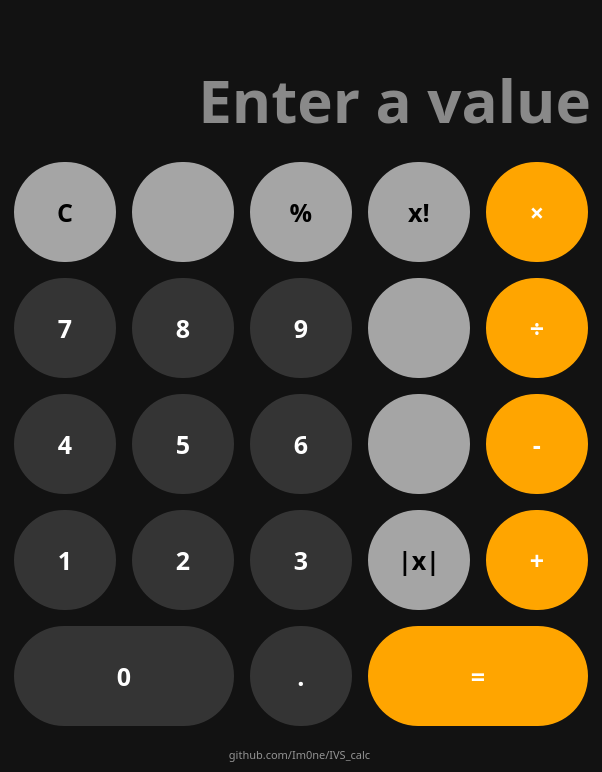
<?xml version="1.0" encoding="UTF-8"?>
<ui version="4.0">
 <class>MainWindow</class>
 <widget class="QMainWindow" name="MainWindow">
  <property name="geometry">
   <rect>
    <x>0</x>
    <y>0</y>
    <width>602</width>
    <height>769</height>
   </rect>
  </property>
  <property name="windowTitle">
   <string>Calculator</string>
  </property>
  <property name="windowIcon">
   <iconset resource="icons/files.qrc">
    <normaloff>:/icons/calculator_icon.png</normaloff>:/icons/calculator_icon.png</iconset>
  </property>
  <property name="styleSheet">
   <string notr="true">QWidget {
	color: white;
	background-color: #121212;
	font-family: Rubik;
	font-size: 16pt;
	font-weight: 600;
}

QPushButton {
	border-radius: 50%;
	background-color: transparent;
	border: none;
	width: 100%;
   height: 100%;
	font-size: 25px;
	margin: 5px;
}


</string>
  </property>
  <property name="background" stdset="0">
   <string/>
  </property>
  <widget class="QWidget" name="centralwidget">
   <property name="styleSheet">
    <string notr="true"/>
   </property>
   <layout class="QVBoxLayout" name="verticalLayout">
    <item>
     <widget class="QLabel" name="lbl_temp">
      <property name="sizePolicy">
       <sizepolicy hsizetype="Preferred" vsizetype="Maximum">
        <horstretch>0</horstretch>
        <verstretch>0</verstretch>
       </sizepolicy>
      </property>
      <property name="styleSheet">
       <string notr="true">color: #888;
font-size: 25px;
height: 50px;
margin-top: 8px;</string>
      </property>
      <property name="text">
       <string/>
      </property>
      <property name="alignment">
       <set>Qt::AlignRight|Qt::AlignTrailing|Qt::AlignVCenter</set>
      </property>
     </widget>
    </item>
    <item>
     <widget class="QLineEdit" name="line_entry">
      <property name="enabled">
       <bool>false</bool>
      </property>
      <property name="sizePolicy">
       <sizepolicy hsizetype="Expanding" vsizetype="Maximum">
        <horstretch>0</horstretch>
        <verstretch>0</verstretch>
       </sizepolicy>
      </property>
      <property name="styleSheet">
       <string notr="true">font-size: 60px;
border: none;
text-alight: right;
</string>
      </property>
      <property name="text">
       <string/>
      </property>
      <property name="maxLength">
       <number>16</number>
      </property>
      <property name="alignment">
       <set>Qt::AlignRight|Qt::AlignTrailing|Qt::AlignVCenter</set>
      </property>
      <property name="readOnly">
       <bool>true</bool>
      </property>
      <property name="placeholderText">
       <string>Enter a value</string>
      </property>
     </widget>
    </item>
    <item>
     <layout class="QGridLayout" name="buttons">
      <property name="topMargin">
       <number>9</number>
      </property>
      <item row="0" column="0">
       <widget class="QPushButton" name="button_clear">
        <property name="sizePolicy">
         <sizepolicy hsizetype="Minimum" vsizetype="Expanding">
          <horstretch>0</horstretch>
          <verstretch>0</verstretch>
         </sizepolicy>
        </property>
        <property name="cursor">
         <cursorShape>PointingHandCursor</cursorShape>
        </property>
        <property name="styleSheet">
         <string notr="true">*{
background-color: #A5A5A5;
color: black;
}
:hover {
	background-color: #FDFDFD;
}

:pressed {
	background-color: #FBFBFB;
}</string>
        </property>
        <property name="text">
         <string>С</string>
        </property>
       </widget>
      </item>
      <item row="3" column="0">
       <widget class="QPushButton" name="button_1">
        <property name="sizePolicy">
         <sizepolicy hsizetype="Minimum" vsizetype="Expanding">
          <horstretch>0</horstretch>
          <verstretch>0</verstretch>
         </sizepolicy>
        </property>
        <property name="cursor">
         <cursorShape>PointingHandCursor</cursorShape>
        </property>
        <property name="styleSheet">
         <string notr="true">*{
background-color: #343434;
}
:hover{
background-color: #d3d3d3;
}
:onclick{
background-color: #d3d3d3;
}</string>
        </property>
        <property name="text">
         <string>1</string>
        </property>
        <property name="shortcut">
         <string>1</string>
        </property>
       </widget>
      </item>
      <item row="3" column="1">
       <widget class="QPushButton" name="button_2">
        <property name="sizePolicy">
         <sizepolicy hsizetype="Minimum" vsizetype="Expanding">
          <horstretch>0</horstretch>
          <verstretch>0</verstretch>
         </sizepolicy>
        </property>
        <property name="cursor">
         <cursorShape>PointingHandCursor</cursorShape>
        </property>
        <property name="styleSheet">
         <string notr="true">*{
background-color: #343434;
}
:hover{
background-color: #d3d3d3;
}
:onclick{
background-color: #d3d3d3;
}</string>
        </property>
        <property name="text">
         <string>2</string>
        </property>
        <property name="shortcut">
         <string>2</string>
        </property>
       </widget>
      </item>
      <item row="1" column="1">
       <widget class="QPushButton" name="button_8">
        <property name="sizePolicy">
         <sizepolicy hsizetype="Minimum" vsizetype="Expanding">
          <horstretch>0</horstretch>
          <verstretch>0</verstretch>
         </sizepolicy>
        </property>
        <property name="cursor">
         <cursorShape>PointingHandCursor</cursorShape>
        </property>
        <property name="styleSheet">
         <string notr="true">*{
background-color: #343434;
}
:hover{
background-color: #d3d3d3;
}
:onclick{
background-color: #d3d3d3;
}</string>
        </property>
        <property name="text">
         <string>8</string>
        </property>
        <property name="shortcut">
         <string>8</string>
        </property>
       </widget>
      </item>
      <item row="3" column="2">
       <widget class="QPushButton" name="button_3">
        <property name="sizePolicy">
         <sizepolicy hsizetype="Minimum" vsizetype="Expanding">
          <horstretch>0</horstretch>
          <verstretch>0</verstretch>
         </sizepolicy>
        </property>
        <property name="cursor">
         <cursorShape>PointingHandCursor</cursorShape>
        </property>
        <property name="styleSheet">
         <string notr="true">*{
background-color: #343434;
}
:hover{
background-color: #d3d3d3;
}
:onclick{
background-color: #d3d3d3;
}</string>
        </property>
        <property name="text">
         <string>3</string>
        </property>
        <property name="shortcut">
         <string>3</string>
        </property>
       </widget>
      </item>
      <item row="0" column="1">
       <widget class="QPushButton" name="button_backspace">
        <property name="sizePolicy">
         <sizepolicy hsizetype="Minimum" vsizetype="Expanding">
          <horstretch>0</horstretch>
          <verstretch>0</verstretch>
         </sizepolicy>
        </property>
        <property name="cursor">
         <cursorShape>PointingHandCursor</cursorShape>
        </property>
        <property name="styleSheet">
         <string notr="true">*{
background-color: #A5A5A5;
color: black;
}
:hover {
	background-color: #FDFDFD;
}

:pressed {
	background-color: #FBFBFB;
}</string>
        </property>
        <property name="text">
         <string/>
        </property>
        <property name="icon">
         <iconset resource="icons/files.qrc">
          <normaloff>:/icons/backspace.png</normaloff>:/icons/backspace.png</iconset>
        </property>
        <property name="iconSize">
         <size>
          <width>40</width>
          <height>40</height>
         </size>
        </property>
        <property name="shortcut">
         <string>Backspace</string>
        </property>
       </widget>
      </item>
      <item row="2" column="2">
       <widget class="QPushButton" name="button_6">
        <property name="sizePolicy">
         <sizepolicy hsizetype="Minimum" vsizetype="Expanding">
          <horstretch>0</horstretch>
          <verstretch>0</verstretch>
         </sizepolicy>
        </property>
        <property name="cursor">
         <cursorShape>PointingHandCursor</cursorShape>
        </property>
        <property name="styleSheet">
         <string notr="true">*{
background-color: #343434;
}
:hover{
background-color: #d3d3d3;
}
:onclick{
background-color: #d3d3d3;
}</string>
        </property>
        <property name="text">
         <string>6</string>
        </property>
        <property name="shortcut">
         <string>6</string>
        </property>
       </widget>
      </item>
      <item row="1" column="2">
       <widget class="QPushButton" name="button_9">
        <property name="sizePolicy">
         <sizepolicy hsizetype="Minimum" vsizetype="Expanding">
          <horstretch>0</horstretch>
          <verstretch>0</verstretch>
         </sizepolicy>
        </property>
        <property name="cursor">
         <cursorShape>PointingHandCursor</cursorShape>
        </property>
        <property name="styleSheet">
         <string notr="true">*{
background-color: #343434;
}
:hover{
background-color: #d3d3d3;
}
:onclick{
background-color: #d3d3d3;
}</string>
        </property>
        <property name="text">
         <string>9</string>
        </property>
        <property name="shortcut">
         <string>9</string>
        </property>
       </widget>
      </item>
      <item row="2" column="1">
       <widget class="QPushButton" name="button_5">
        <property name="sizePolicy">
         <sizepolicy hsizetype="Minimum" vsizetype="Expanding">
          <horstretch>0</horstretch>
          <verstretch>0</verstretch>
         </sizepolicy>
        </property>
        <property name="cursor">
         <cursorShape>PointingHandCursor</cursorShape>
        </property>
        <property name="styleSheet">
         <string notr="true">*{
background-color: #343434;
}
:hover{
background-color: #d3d3d3;
}
:onclick{
background-color: #d3d3d3;
}</string>
        </property>
        <property name="text">
         <string>5</string>
        </property>
        <property name="shortcut">
         <string>5</string>
        </property>
       </widget>
      </item>
      <item row="1" column="0">
       <widget class="QPushButton" name="button_7">
        <property name="sizePolicy">
         <sizepolicy hsizetype="Minimum" vsizetype="Expanding">
          <horstretch>0</horstretch>
          <verstretch>0</verstretch>
         </sizepolicy>
        </property>
        <property name="cursor">
         <cursorShape>PointingHandCursor</cursorShape>
        </property>
        <property name="styleSheet">
         <string notr="true">*{
background-color: #343434;
}
:hover{
background-color: #d3d3d3;
}
:onclick{
background-color: #d3d3d3;
}</string>
        </property>
        <property name="text">
         <string>7</string>
        </property>
        <property name="shortcut">
         <string>7</string>
        </property>
       </widget>
      </item>
      <item row="5" column="2">
       <widget class="QPushButton" name="button_point">
        <property name="sizePolicy">
         <sizepolicy hsizetype="Minimum" vsizetype="Expanding">
          <horstretch>0</horstretch>
          <verstretch>0</verstretch>
         </sizepolicy>
        </property>
        <property name="cursor">
         <cursorShape>PointingHandCursor</cursorShape>
        </property>
        <property name="styleSheet">
         <string notr="true">*{
background-color: #343434;
}
:hover{
background-color: #d3d3d3;
}
:onclick{
background-color: #d3d3d3;
}</string>
        </property>
        <property name="text">
         <string>.</string>
        </property>
       </widget>
      </item>
      <item row="2" column="0">
       <widget class="QPushButton" name="button_4">
        <property name="sizePolicy">
         <sizepolicy hsizetype="Minimum" vsizetype="Expanding">
          <horstretch>0</horstretch>
          <verstretch>0</verstretch>
         </sizepolicy>
        </property>
        <property name="cursor">
         <cursorShape>PointingHandCursor</cursorShape>
        </property>
        <property name="styleSheet">
         <string notr="true">*{
background-color: #343434;
}
:hover{
background-color: #d3d3d3;
}
:onclick{
background-color: #d3d3d3;
}</string>
        </property>
        <property name="text">
         <string>4</string>
        </property>
        <property name="shortcut">
         <string>4</string>
        </property>
       </widget>
      </item>
      <item row="5" column="0" colspan="2">
       <widget class="QPushButton" name="button_0">
        <property name="sizePolicy">
         <sizepolicy hsizetype="Minimum" vsizetype="Expanding">
          <horstretch>0</horstretch>
          <verstretch>0</verstretch>
         </sizepolicy>
        </property>
        <property name="cursor">
         <cursorShape>PointingHandCursor</cursorShape>
        </property>
        <property name="styleSheet">
         <string notr="true">*{
background-color: #343434;
}
:hover{
background-color: #d3d3d3;
}
:onclick{
background-color: #d3d3d3;
}</string>
        </property>
        <property name="text">
         <string>0</string>
        </property>
        <property name="shortcut">
         <string>0</string>
        </property>
       </widget>
      </item>
      <item row="1" column="4">
       <widget class="QPushButton" name="button_div">
        <property name="sizePolicy">
         <sizepolicy hsizetype="Minimum" vsizetype="Expanding">
          <horstretch>0</horstretch>
          <verstretch>0</verstretch>
         </sizepolicy>
        </property>
        <property name="cursor">
         <cursorShape>PointingHandCursor</cursorShape>
        </property>
        <property name="styleSheet">
         <string notr="true">*{
background-color: orange;
}
:hover{
	background-color: #ff8c00;
}
:onclick{
	background-color: #ff8c00;
}</string>
        </property>
        <property name="text">
         <string>÷</string>
        </property>
        <property name="shortcut">
         <string>/</string>
        </property>
       </widget>
      </item>
      <item row="0" column="3">
       <widget class="QPushButton" name="button_factorial">
        <property name="sizePolicy">
         <sizepolicy hsizetype="Minimum" vsizetype="Expanding">
          <horstretch>0</horstretch>
          <verstretch>0</verstretch>
         </sizepolicy>
        </property>
        <property name="cursor">
         <cursorShape>PointingHandCursor</cursorShape>
        </property>
        <property name="styleSheet">
         <string notr="true">*{
background-color: #A5A5A5;
color: black;
}
:hover {
	background-color: #FDFDFD;
}

:pressed {
	background-color: #FBFBFB;
}</string>
        </property>
        <property name="text">
         <string>x!</string>
        </property>
       </widget>
      </item>
      <item row="0" column="2">
       <widget class="QPushButton" name="button_procent">
        <property name="sizePolicy">
         <sizepolicy hsizetype="Minimum" vsizetype="Expanding">
          <horstretch>0</horstretch>
          <verstretch>0</verstretch>
         </sizepolicy>
        </property>
        <property name="cursor">
         <cursorShape>PointingHandCursor</cursorShape>
        </property>
        <property name="styleSheet">
         <string notr="true">*{
background-color: #A5A5A5;
color: black;
}
:hover {
	background-color: #FDFDFD;
}

:pressed {
	background-color: #FBFBFB;
}</string>
        </property>
        <property name="text">
         <string>%</string>
        </property>
       </widget>
      </item>
      <item row="0" column="4">
       <widget class="QPushButton" name="button_mul">
        <property name="sizePolicy">
         <sizepolicy hsizetype="Minimum" vsizetype="Expanding">
          <horstretch>0</horstretch>
          <verstretch>0</verstretch>
         </sizepolicy>
        </property>
        <property name="cursor">
         <cursorShape>PointingHandCursor</cursorShape>
        </property>
        <property name="styleSheet">
         <string notr="true">*{
background-color: orange;
}
:hover{
	background-color: #ff8c00;
}
:onclick{
	background-color: #ff8c00;
}</string>
        </property>
        <property name="text">
         <string>×</string>
        </property>
        <property name="shortcut">
         <string>*</string>
        </property>
       </widget>
      </item>
      <item row="2" column="4">
       <widget class="QPushButton" name="button_minus">
        <property name="sizePolicy">
         <sizepolicy hsizetype="Minimum" vsizetype="Expanding">
          <horstretch>0</horstretch>
          <verstretch>0</verstretch>
         </sizepolicy>
        </property>
        <property name="cursor">
         <cursorShape>PointingHandCursor</cursorShape>
        </property>
        <property name="styleSheet">
         <string notr="true">*{
background-color: orange;
}
:hover{
	background-color: #ff8c00;
}
:onclick{
	background-color: #ff8c00;
}</string>
        </property>
        <property name="text">
         <string>-</string>
        </property>
        <property name="shortcut">
         <string>-</string>
        </property>
       </widget>
      </item>
      <item row="2" column="3">
       <widget class="QPushButton" name="button_sqrt">
        <property name="sizePolicy">
         <sizepolicy hsizetype="Minimum" vsizetype="Expanding">
          <horstretch>0</horstretch>
          <verstretch>0</verstretch>
         </sizepolicy>
        </property>
        <property name="cursor">
         <cursorShape>PointingHandCursor</cursorShape>
        </property>
        <property name="styleSheet">
         <string notr="true">*{
background-color: #A5A5A5;
color: black;
}
:hover {
	background-color: #FDFDFD;
}

:pressed {
	background-color: #FBFBFB;
}</string>
        </property>
        <property name="text">
         <string/>
        </property>
        <property name="icon">
         <iconset resource="icons/files.qrc">
          <normaloff>:/icons/square-root.png</normaloff>:/icons/square-root.png</iconset>
        </property>
        <property name="iconSize">
         <size>
          <width>40</width>
          <height>40</height>
         </size>
        </property>
       </widget>
      </item>
      <item row="3" column="3">
       <widget class="QPushButton" name="button_module">
        <property name="sizePolicy">
         <sizepolicy hsizetype="Minimum" vsizetype="Expanding">
          <horstretch>0</horstretch>
          <verstretch>0</verstretch>
         </sizepolicy>
        </property>
        <property name="cursor">
         <cursorShape>PointingHandCursor</cursorShape>
        </property>
        <property name="styleSheet">
         <string notr="true">*{
background-color: #A5A5A5;
color: black;
}
:hover {
	background-color: #FDFDFD;
}

:pressed {
	background-color: #FBFBFB;
}</string>
        </property>
        <property name="text">
         <string>|x|</string>
        </property>
       </widget>
      </item>
      <item row="1" column="3">
       <widget class="QPushButton" name="button_sqr">
        <property name="sizePolicy">
         <sizepolicy hsizetype="Minimum" vsizetype="Expanding">
          <horstretch>0</horstretch>
          <verstretch>0</verstretch>
         </sizepolicy>
        </property>
        <property name="cursor">
         <cursorShape>PointingHandCursor</cursorShape>
        </property>
        <property name="styleSheet">
         <string notr="true">*{
background-color: #A5A5A5;
color: black;
box-sizing: border-box;

}
:hover {
	background-color: #FDFDFD;
}

:pressed {
	background-color: #FBFBFB;
}</string>
        </property>
        <property name="text">
         <string/>
        </property>
        <property name="icon">
         <iconset resource="icons/files.qrc">
          <normaloff>:/icons/math_square.png</normaloff>:/icons/math_square.png</iconset>
        </property>
        <property name="iconSize">
         <size>
          <width>76</width>
          <height>76</height>
         </size>
        </property>
       </widget>
      </item>
      <item row="5" column="3" colspan="2">
       <widget class="QPushButton" name="button_go">
        <property name="sizePolicy">
         <sizepolicy hsizetype="Minimum" vsizetype="Expanding">
          <horstretch>0</horstretch>
          <verstretch>0</verstretch>
         </sizepolicy>
        </property>
        <property name="cursor">
         <cursorShape>PointingHandCursor</cursorShape>
        </property>
        <property name="styleSheet">
         <string notr="true">*{
background-color: orange;
}
:hover{
	background-color: #ff8c00;
}
:onclick{
	background-color: #ff8c00;
}</string>
        </property>
        <property name="text">
         <string>=</string>
        </property>
        <property name="shortcut">
         <string>Return, =</string>
        </property>
       </widget>
      </item>
      <item row="3" column="4">
       <widget class="QPushButton" name="button_plus">
        <property name="sizePolicy">
         <sizepolicy hsizetype="Minimum" vsizetype="Expanding">
          <horstretch>0</horstretch>
          <verstretch>0</verstretch>
         </sizepolicy>
        </property>
        <property name="cursor">
         <cursorShape>PointingHandCursor</cursorShape>
        </property>
        <property name="styleSheet">
         <string notr="true">*{
background-color: orange;
}
:hover{
	background-color: #ff8c00;
}
:onclick{
	background-color: #ff8c00;
}</string>
        </property>
        <property name="text">
         <string>+</string>
        </property>
        <property name="shortcut">
         <string>+</string>
        </property>
       </widget>
      </item>
     </layout>
    </item>
    <item>
     <widget class="QLabel" name="label">
      <property name="layoutDirection">
       <enum>Qt::LeftToRight</enum>
      </property>
      <property name="styleSheet">
       <string notr="true">color: gray;
font-size: 20px;
text-decoration: bold;
margin-top: 10px;</string>
      </property>
      <property name="text">
       <string>&lt;html&gt;&lt;head/&gt;&lt;body&gt;&lt;p align=&quot;center&quot;&gt;&lt;a href=&quot;https://github.com/Im0ne/IVS_calc&quot;&gt;&lt;span style=&quot; font-size:8pt; font-weight:400; text-decoration: none; color:#939393;&quot;&gt;github.com/Im0ne/IVS_calc &lt;/span&gt;&lt;/a&gt;&lt;/p&gt;&lt;/body&gt;&lt;/html&gt;</string>
      </property>
      <property name="textFormat">
       <enum>Qt::RichText</enum>
      </property>
      <property name="alignment">
       <set>Qt::AlignCenter</set>
      </property>
      <property name="openExternalLinks">
       <bool>true</bool>
      </property>
      <property name="textInteractionFlags">
       <set>Qt::TextBrowserInteraction</set>
      </property>
     </widget>
    </item>
   </layout>
  </widget>
 </widget>
 <resources>
  <include location="icons/files.qrc"/>
 </resources>
 <connections/>
</ui>
